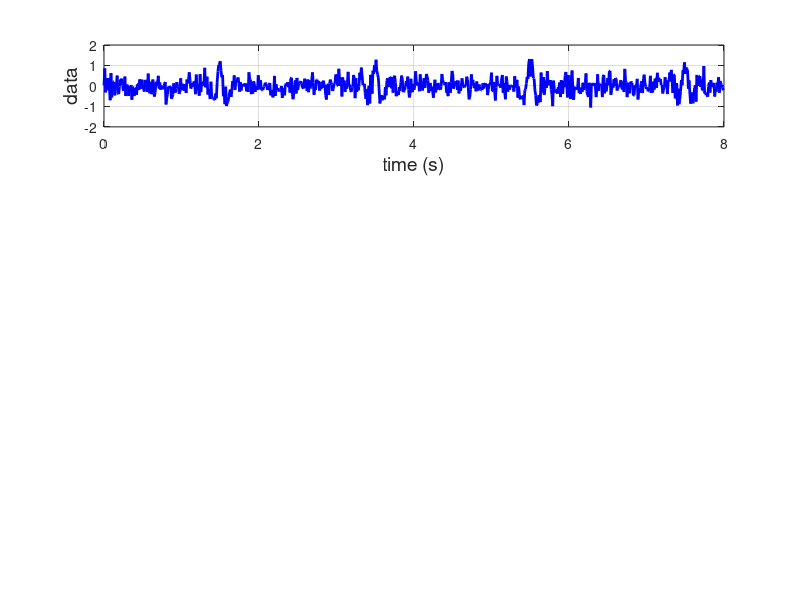
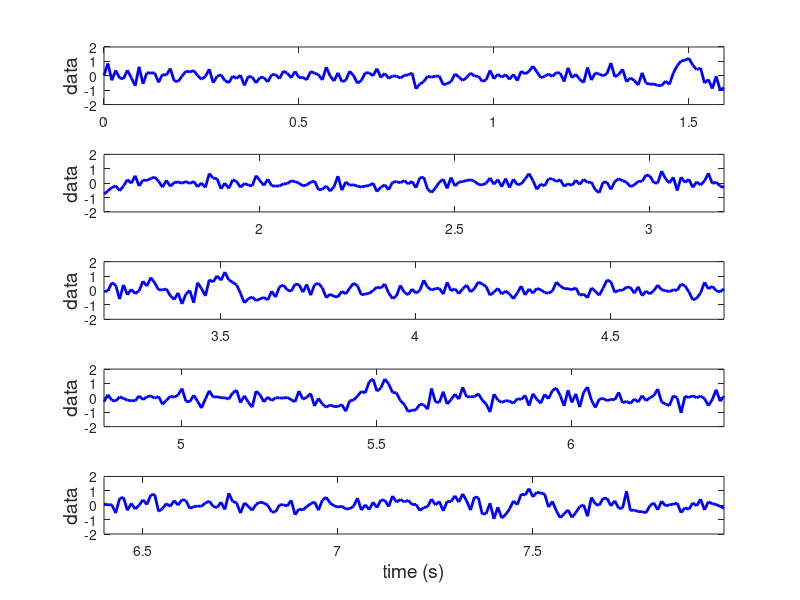
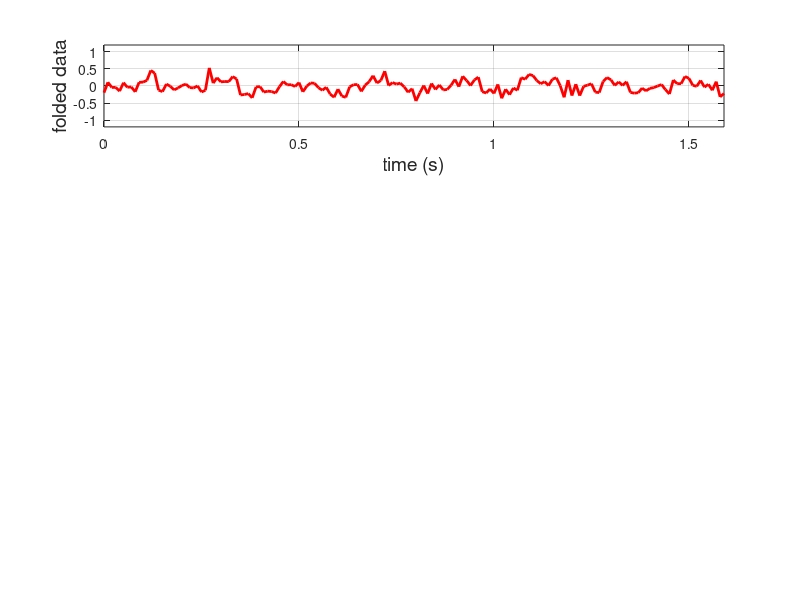
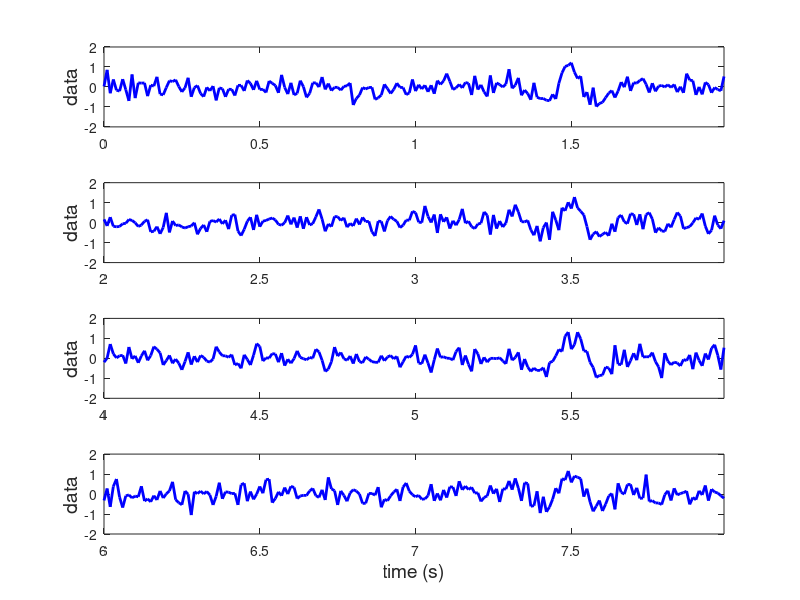

Source code (MATLAB) for these figures, in order:
% script for illustrating data folding

close all
%%%%%%%%%%%%%%%%%%%%%%%%%%%%%
randn('state', 31415)

% discrete times
Fs = 100;
deltaT = 1/Fs;
T = 8;
N = floor(T/deltaT);
t = linspace(0, T-deltaT, N);

% calculate profile (cosine guassian)

% profile from -1 sec to 1 sec
tp = linspace(-1,1,Fs*2);
T0 = 0.2; % period for cosine
p = cos(2*pi*tp/T0).*exp(-(tp/0.15).^2);
norm = 1/sum(deltaT*p.^2);

% template for zero-padded data from 0 to 10 sec
template = cos(2*pi*t/T0).*exp(-(t/0.15).^2) ...
         + cos(2*pi*(t-T)/T0).*exp(-((t-T)/0.15).^2);

% signal is pulse centered at t1 and t2
% data = signal + noise (white noise)
t1 = 1.5;
t2 = 3.5;
t3 = 5.5;
t4 = 7.5;
s1 = cos(2*pi*(t-t1)/T0).*exp(-((t-t1)/0.15).^2);
s2 = cos(2*pi*(t-t2)/T0).*exp(-((t-t2)/0.15).^2);
s3 = cos(2*pi*(t-t3)/T0).*exp(-((t-t3)/0.15).^2);
s4 = cos(2*pi*(t-t4)/T0).*exp(-((t-t4)/0.15).^2);
s = s1 + s2 + s3 + s4;
n = 0.3*randn(size(s));
d = s+n;

% plot data
figure(1)
subplot(4,1,1)
plot(t, d, '-b', 'linewidth', 2)
ylim([-2 2])
xlabel('time (s)', 'fontsize', 14)
ylabel('data', 'fontsize', 14)
grid on
print -depsc2 foldeddata_original.eps

% break data into chunks  
Tp = 1.6;
Np = Tp*Fs;
tf1 = linspace(0, (Np-1)*deltaT, Np);
tf2 = linspace(Np*deltaT, (2*Np-1)*deltaT, Np);
tf3 = linspace(2*Np*deltaT, (3*Np-1)*deltaT, Np);
tf4 = linspace(3*Np*deltaT, (4*Np-1)*deltaT, Np);
tf5 = linspace(4*Np*deltaT, (5*Np-1)*deltaT, Np);
d1 = d(1:Np);
d2 = d(Np+1:2*Np);
d3 = d(2*Np+1:3*Np);
d4 = d(3*Np+1:4*Np);
d5 = d(4*Np+1:5*Np);
foldedavg = (1/5)* (d1+d2+d3+d4+d5);

figure(2)
subplot(5,1,1)
plot(tf1, d1, '-b', 'linewidth', 2)
xlim([tf1(1) tf1(end)])
ylim([-2 2])
ylabel('data', 'fontsize', 14)
subplot(5,1,2)
plot(tf2, d2, '-b', 'linewidth', 2)
xlim([tf2(1) tf2(end)])
ylim([-2 2])
ylabel('data', 'fontsize', 14)
subplot(5,1,3)
plot(tf3, d3, '-b', 'linewidth', 2)
xlim([tf3(1) tf3(end)])
ylim([-2 2])
ylabel('data', 'fontsize', 14)
subplot(5,1,4)
plot(tf4, d4, '-b', 'linewidth', 2)
xlim([tf4(1) tf4(end)])
ylim([-2 2])
ylabel('data', 'fontsize', 14)
subplot(5,1,5)
plot(tf5, d5, '-b', 'linewidth', 2)
xlim([tf5(1) tf5(end)])
ylim([-2 2])
ylabel('data', 'fontsize', 14)
xlabel('time (s)', 'fontsize', 14)
ylabel('data', 'fontsize', 14)
print -depsc2 foldeddata_incorrect_all.eps

figure(3)
subplot(4,1,1)
plot(tf1, foldedavg, '-r', 'linewidth', 2)
xlim([tf1(1) tf1(end)])
ylim([-1.2 1.2])
xlabel('time (s)', 'fontsize', 14)
ylabel('folded data', 'fontsize', 14)
grid on
print -depsc2 foldeddata_incorrect_avg.eps

%%%%%%%%%%%%%%%%%%%%%%%%%%%%%%%%%%%%%%%%%%%%%%%%%%%%
% break data into chunks  
Tp = 2;
Np = Tp*Fs;
tf1 = linspace(0, (Np-1)*deltaT, Np);
tf2 = linspace(Np*deltaT, (2*Np-1)*deltaT, Np);
tf3 = linspace(2*Np*deltaT, (3*Np-1)*deltaT, Np);
tf4 = linspace(3*Np*deltaT, (4*Np-1)*deltaT, Np);
d1 = d(1:Np);
d2 = d(Np+1:2*Np);
d3 = d(2*Np+1:3*Np);
d4 = d(3*Np+1:4*Np);
foldedavg = (1/4)*(d1+d2+d3+d4);

figure(4)
subplot(4,1,1)
plot(tf1, d1, '-b', 'linewidth', 2)
xlim([tf1(1) tf1(end)])
ylim([-2 2])
ylabel('data', 'fontsize', 14)
subplot(4,1,2)
plot(tf2, d2, '-b', 'linewidth', 2)
xlim([tf2(1) tf2(end)])
ylim([-2 2])
ylabel('data', 'fontsize', 14)
subplot(4,1,3)
plot(tf3, d3, '-b', 'linewidth', 2)
xlim([tf3(1) tf3(end)])
ylim([-2 2])
ylabel('data', 'fontsize', 14)
subplot(4,1,4)
plot(tf4, d4, '-b', 'linewidth', 2)
xlim([tf4(1) tf4(end)])
ylim([-2 2])
xlabel('time (s)', 'fontsize', 14)
ylabel('data', 'fontsize', 14)
print -depsc2 foldeddata_correct_all.eps

figure(5)
subplot(4,1,1)
plot(tf1, foldedavg, '-r', 'linewidth', 2)
xlim([tf1(1) tf1(end)])
ylim([-1.2 1.2])
xlabel('time (s)', 'fontsize', 14)
ylabel('folded data', 'fontsize', 14)
grid on
print -depsc2 foldeddata_correct_avg.eps

return


